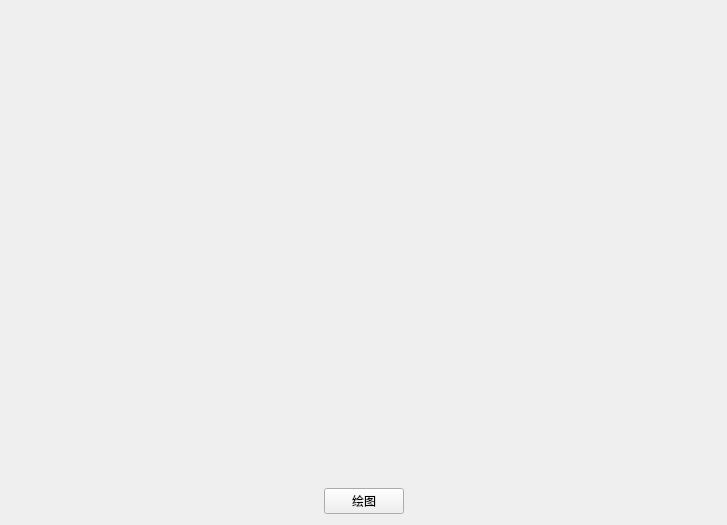
<?xml version="1.0" encoding="UTF-8"?>
<ui version="4.0">
 <class>Widget</class>
 <widget class="QWidget" name="Widget">
  <property name="geometry">
   <rect>
    <x>0</x>
    <y>0</y>
    <width>727</width>
    <height>525</height>
   </rect>
  </property>
  <property name="windowTitle">
   <string>Widget</string>
  </property>
  <layout class="QGridLayout" name="gridLayout">
   <item row="0" column="1">
    <spacer name="verticalSpacer">
     <property name="orientation">
      <enum>Qt::Vertical</enum>
     </property>
     <property name="sizeHint" stdset="0">
      <size>
       <width>20</width>
       <height>475</height>
      </size>
     </property>
    </spacer>
   </item>
   <item row="1" column="0">
    <spacer name="horizontalSpacer">
     <property name="orientation">
      <enum>Qt::Horizontal</enum>
     </property>
     <property name="sizeHint" stdset="0">
      <size>
       <width>306</width>
       <height>20</height>
      </size>
     </property>
    </spacer>
   </item>
   <item row="1" column="1">
    <widget class="QPushButton" name="btn">
     <property name="text">
      <string>绘图</string>
     </property>
    </widget>
   </item>
   <item row="1" column="2">
    <spacer name="horizontalSpacer_2">
     <property name="orientation">
      <enum>Qt::Horizontal</enum>
     </property>
     <property name="sizeHint" stdset="0">
      <size>
       <width>305</width>
       <height>20</height>
      </size>
     </property>
    </spacer>
   </item>
  </layout>
 </widget>
 <layoutdefault spacing="6" margin="11"/>
 <resources/>
 <connections/>
</ui>
